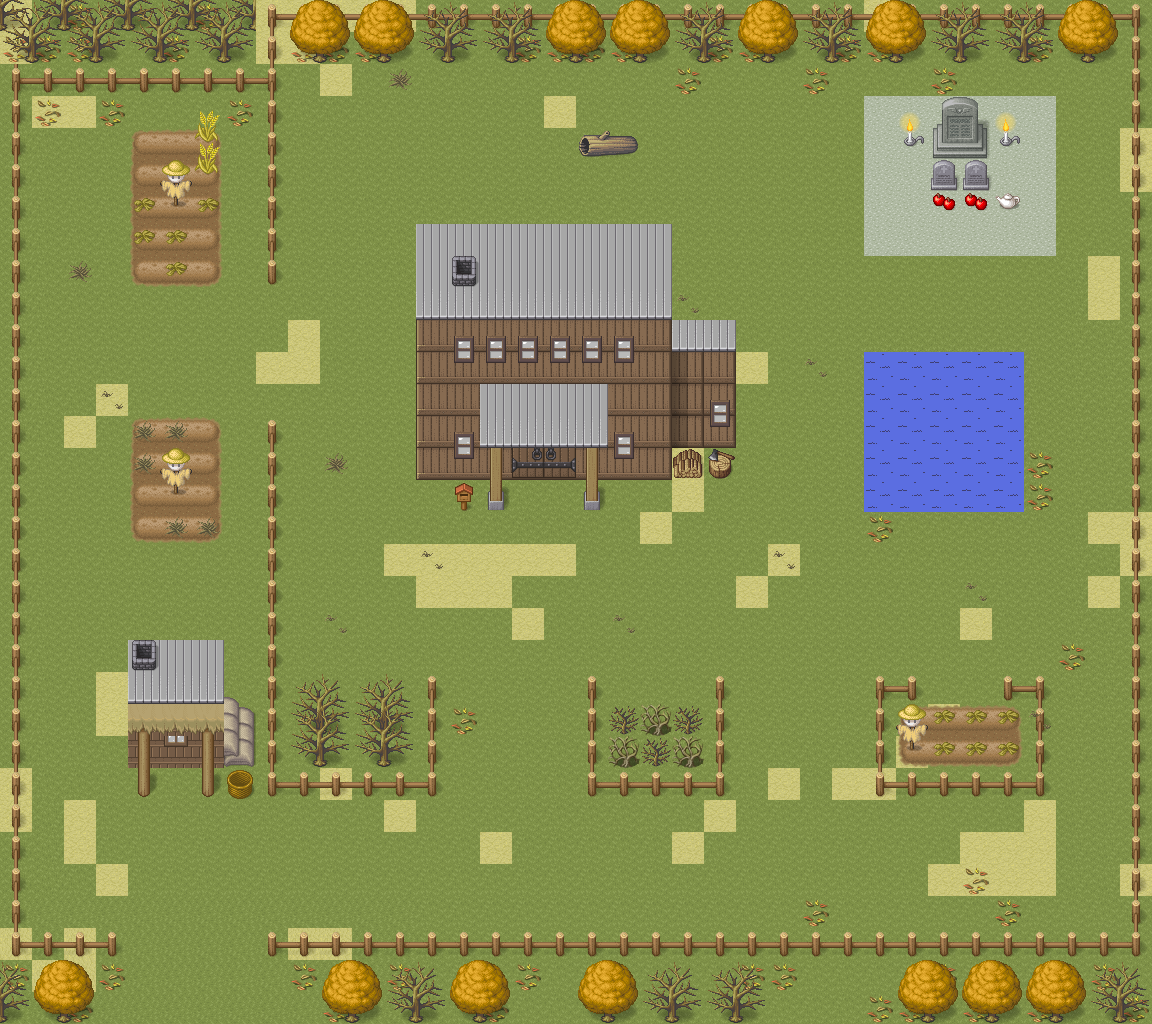

This is a level from a 2D game, rendered from its Tiled map with the project's own tilesets. A one-line summary and the map file follow, with tile-layer data summarised:
An orthogonal 36x32 tile map with 32x32 px tiles, 11 tile layers (groundLayer, pondLayer, fenceLayer, soilLayer, ...), 3 tilesets and 7 objects (clown1, clown2, weapon, life2, life1, ...).

<map version="1.10" tiledversion="1.10.2" orientation="orthogonal" renderorder="right-down" width="36" height="32" tilewidth="32" tileheight="32" infinite="0" nextlayerid="28" nextobjectid="24">
 <editorsettings>
  <export target="tileLv3.tmj" format="json" />
 </editorsettings>
 <tileset firstgid="1" name="pipoya" tilewidth="32" tileheight="32" tilecount="1064" columns="8">
  <image source="pipoya.png" width="256" height="4256" />
 </tileset>
 <tileset firstgid="1065" name="Carpet" tilewidth="32" tileheight="32" tilecount="960" columns="60">
  <image source="Carpet.png" width="1920" height="512" />
 </tileset>
 <tileset firstgid="2025" name="plant" tilewidth="32" tileheight="32" tilecount="256" columns="16">
  <image source="plant.png" width="512" height="512" />
 </tileset>
 <layer id="1" name="groundLayer" width="36" height="32">
  <data>[1152 cells, 1152 non-empty, 3 distinct tile ids]</data>
 </layer>
 <layer id="8" name="pondLayer" width="36" height="32">
  <data>[1152 cells, 25 non-empty, 1 distinct tile ids]</data>
 </layer>
 <layer id="2" name="fenceLayer" width="36" height="32">
  <data>[1152 cells, 175 non-empty, 12 distinct tile ids]</data>
 </layer>
 <layer id="3" name="soilLayer" width="36" height="32">
  <data>[1152 cells, 35 non-empty, 9 distinct tile ids]</data>
 </layer>
 <layer id="11" name="soilDecorLayer" width="36" height="32">
  <data>[1152 cells, 25 non-empty, 7 distinct tile ids]</data>
 </layer>
 <layer id="13" name="graveLayer" width="36" height="32">
  <data>[1152 cells, 13 non-empty, 9 distinct tile ids]</data>
 </layer>
 <layer id="9" name="driedObjLayer" width="36" height="32">
  <data>[1152 cells, 63 non-empty, 3 distinct tile ids]</data>
 </layer>
 <layer id="4" name="treeLayer" width="36" height="32">
  <data>[1152 cells, 134 non-empty, 16 distinct tile ids]</data>
 </layer>
 <layer id="5" name="buildingLayer" width="36" height="32">
  <data>[1152 cells, 84 non-empty, 11 distinct tile ids]</data>
 </layer>
 <layer id="12" name="buildingDecor" width="36" height="32">
  <data>[1152 cells, 42 non-empty, 14 distinct tile ids]</data>
 </layer>
 <layer id="7" name="decorLayer" width="36" height="32">
  <data>[1152 cells, 7 non-empty, 7 distinct tile ids]</data>
 </layer>
 <objectgroup id="14" name="ObjectLayer">
  <object id="4" name="clown1" x="342.667" y="149.333">
   <point />
  </object>
  <object id="6" name="clown2" x="1016" y="561.334">
   <point />
  </object>
  <object id="11" name="weapon" x="77.3334" y="137.333">
   <point />
  </object>
  <object id="17" name="life2" x="698.666" y="289.333">
   <point />
  </object>
  <object id="14" name="life1" x="1066.67" y="889.333">
   <point />
  </object>
  <object id="2" name="start" x="193.667" y="979.333">
   <point />
  </object>
  <object id="20" name="fin" x="543" y="528.667">
   <point />
  </object>
 </objectgroup>
</map>
